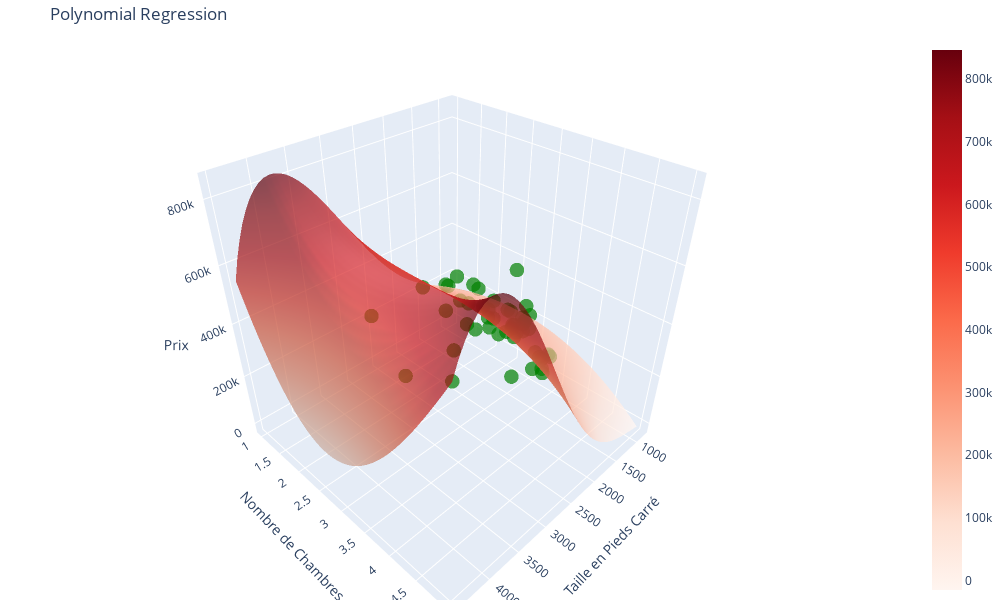

Notebook cell for this chart:
### Code cell
# Create a meshgrid over a reasonable range of values
x1_range = np.linspace(data['taille_en_pieds_carre'].min(), data['taille_en_pieds_carre'].max(), 50)
x2_range = np.linspace(data['nb_chambres'].min(), data['nb_chambres'].max(), 50)
x1, x2 = np.meshgrid(x1_range, x2_range)

# Flatten the meshgrid and stack the features
X_pred = np.array([x1.flatten(), x2.flatten()]).T

# Transform the input data using the same PolynomialFeatures
X_pred_poly = pr.transform(X_pred)

# Make predictions
predicted_price = lr.predict(X_pred_poly)
predicted_price = predicted_price.reshape(x1.shape)  # Reshape to match the meshgrid

# Create the figure
fig = go.Figure()

# Add the actual data points
fig.add_trace(go.Scatter3d(
    x=data['taille_en_pieds_carre'], y=data['nb_chambres'], z=data['prix'],
    mode='markers', marker=dict(color='green', size=5), opacity=0.7, name='Actual Data'
))

# Add the predicted surface
fig.add_trace(go.Surface(
    x=x1, y=x2, z=predicted_price,
    colorscale='Reds', opacity=0.7, name='Polynomial Regression'
))

# Update layout
fig.update_layout(
    scene=dict(
        xaxis_title='Taille en Pieds Carré',
        yaxis_title='Nombre de Chambres',
        zaxis_title='Prix'
    ),
    margin=dict(l=0, r=0, b=0, t=40),
    height=600, width=1000,
    title_text="Polynomial Regression"
)

# Show the figure
fig.show()

### Figure 1 — Plotly figure (JSON) as saved in the notebook; plotly's stock layout.template omitted (floating-point values rounded to 4 significant figures; data arrays with more than 128 entries replaced by an {"elided": "..."} marker saying what was removed)
{"data": [{"marker": {"color": "green", "size": 5}, "mode": "markers", "name": "Actual Data", "opacity": 0.7, "type": "scatter3d", "x": [2104, 1600, 2400, 1416, 3000, 1985, 1534, 1427, 1380, 1494, 1940, 2000, 1890, 4478, 1268, 2300, 1320, 1236, 2609, 3031, 1767, 1888, 1604, 1962, 3890, 1100, 1458, 2526, 2200, 2637, 1839, 1000, 2040, 3137, 1811, 1437, 1239, 2132, 4215, 2162, 1664, 2238, 2567, 1200, 852, 1852, 1203], "y": [3, 3, 3, 2, 4, 4, 3, 3, 3, 3, 4, 3, 3, 5, 3, 4, 2, 3, 4, 4, 3, 2, 3, 4, 3, 3, 3, 3, 3, 3, 2, 1, 4, 3, 4, 3, 3, 4, 4, 4, 2, 3, 4, 3, 2, 4, 3], "z": [399900, 329900, 369000, 232000, 539900, 299900, 314900, 198999, 212000, 242500, 239999, 347000, 329999, 699900, 259900, 449900, 299900, 199900, 499998, 599000, 252900, 255000, 242900, 259900, 573900, 249900, 464500, 469000, 475000, 299900, 349900, 169900, 314900, 579900, 285900, 249900, 229900, 345000, 549000, 287000, 368500, 329900, 314000, 299000, 179900, 299900, 239500]}, {"colorscale": [[0, "rgb(255,245,240)"], [0.125, "rgb(254,224,210)"], [0.25, "rgb(252,187,161)"], [0.375, "rgb(252,146,114)"], [0.5, "rgb(251,106,74)"], [0.625, "rgb(239,59,44)"], [0.75, "rgb(203,24,29)"], [0.875, "rgb(165,15,21)"], [1, "rgb(103,0,13)"]], "name": "Polynomial Regression", "opacity": 0.7, "type": "surface", "x": {"elided": "50x50 float values"}, "y": {"elided": "50x50 float values"}, "z": {"elided": "50x50 float values"}}], "layout": {"height": 600, "margin": {"b": 0, "l": 0, "r": 0, "t": 40}, "scene": {"xaxis": {"title": {"text": "Taille en Pieds Carré"}}, "yaxis": {"title": {"text": "Nombre de Chambres"}}, "zaxis": {"title": {"text": "Prix"}}}, "title": {"text": "Polynomial Regression"}, "width": 1000}}
